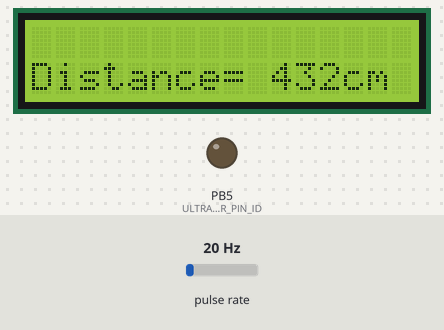
The program below on a simulated ATmega32, built with avr-gcc and emulated at 8 MHz. Parts: 16×2 character LCD, output pins drawn as LEDs (lit = HIGH). Wiring (inferred from the names in the program): pulse sensor: data PD6; character LCD (HD44780): RS PB0; R/W PB1; E PB2; data PA0, PA1, PA2, PA3, PA4, PA5, PA6, PA7. Inputs (shaded band) come from the test bench; at power-on: pulse rate 20 Hz. Pins used as bus, display or sensor lines are not drawn.

Above: at 1.2 s.
1.3 s: pulse rate (sensor on PD6) set to 4 Hz
At 2.1 s:
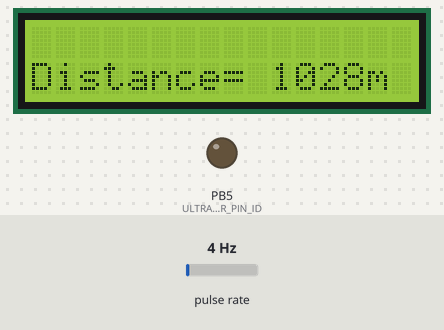
2.9 s: pulse rate (sensor on PD6) set to 50 Hz
At 3.53 s:
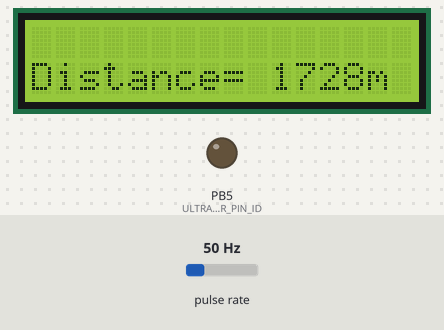
4.6 s: pulse rate (sensor on PD6) set to 100 Hz
At 4.73 s:
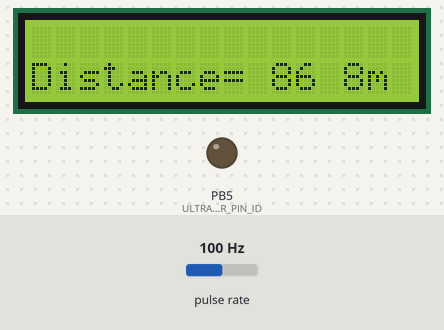
Timing chart, 0 to 7.6 s (numbered marks = the images above; inputs shaded):
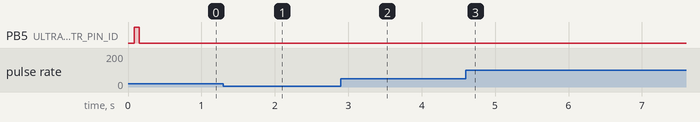

Measured:
- after the input at 1.3 s, the display: changes after 0.15 s (image 1)
- after the input at 2.9 s, the display: first changes after 0.24 s (image 2 shows a later state)
- after the input at 4.6 s, the display: changes after 0.06 s (image 3)

The program:

main.c
```c
/******************************************************************************
*  File name:		main.c
*  Author:			Oct 15, 2022
*  Author:			Ahmed Tarek
*******************************************************************************/

/*******************************************************************************
*                        		Inclusions                                     *
*******************************************************************************/

#include "HAL/LCD/lcd.h"
#include "avr/io.h"
#include "HAL/ULTRASONIC/ultrasonic.h"

/*******************************************************************************
*           					Main Function                                 *
*******************************************************************************/

int main(void)
{
	SREG |= (1<<7); /* Enable the global interrupt */

	LCD_init(); /* initialize the LCD device */
	LCD_displayStringRowColumn(1, 0, "Distance=");
	LCD_displayStringRowColumn(1, 13, "cm");

	ULTRASONIC_init(); /* initialize the ULTRASONIC device */

	while(1)
	{
		uint16 distance = ULTRASONIC_readDistance(); /* Calculate the distance value */

		LCD_moveCursor(1, 10);
		LCD_intgerToString(distance);

		if(distance < 100)
		{
			LCD_displayCharacter(' ');
		}
	}
}
```

lcd.c
```c
/******************************************************************************
*  File name:		lcd.c
*  Author:			Oct 5, 2022
*  Author:			Ahmed Tarek
*******************************************************************************/

/*******************************************************************************
*                        		Inclusions                                     *
*******************************************************************************/

#include "lcd.h"
#include "../../LIB/common_macros.h"
#include "../../MCAL/GPIO/gpio.h"
#include "util/delay.h"

void LCD_init(void)
{
	GPIO_setupPinDirection(LCD_RS_PORT_ID, LCD_RS_PIN_ID, PIN_OUTPUT);
	GPIO_setupPinDirection(LCD_E_PORT_ID, LCD_E_PIN_ID, PIN_OUTPUT);
	GPIO_setupPinDirection(LCD_RW_PORT_ID, LCD_RW_PIN_ID, PIN_OUTPUT);
	GPIO_writePin(LCD_RW_PORT_ID, LCD_RW_PIN_ID, LOGIC_LOW);

	_delay_ms(20);

#if(LCD_DATA_BITS_MODE == 8)

	GPIO_setupPortDirection(LCD_DATA_PORT_ID, PORT_OUTPUT);
	LCD_sendCommand(LCD_TWO_LINES_EIGHT_BITS_MODE);

#elif(LCD_DATA_BITS_MODE == 4)

	GPIO_setupPinDirection(LCD_DATA_PORT_ID, LCD_DB4_PIN_ID, PIN_OUTPUT);
	GPIO_setupPinDirection(LCD_DATA_PORT_ID, LCD_DB5_PIN_ID, PIN_OUTPUT);
	GPIO_setupPinDirection(LCD_DATA_PORT_ID, LCD_DB6_PIN_ID, PIN_OUTPUT);
	GPIO_setupPinDirection(LCD_DATA_PORT_ID, LCD_DB7_PIN_ID, PIN_OUTPUT);

	LCD_sendCommand(LCD_TWO_LINES_FOUR_BITS_MODE_INIT1);
	LCD_sendCommand(LCD_TWO_LINES_FOUR_BITS_MODE_INIT2);

	LCD_sendCommand(LCD_TWO_LINES_FOUR_BITS_MODE);

#endif

	LCD_sendCommand(LCD_CURSOR_OFF); /* cursor off */
	LCD_sendCommand(LCD_CLEAR_COMMAND); /* clear LCD at the beginning */
}

void LCD_sendCommand(uint8 command)
{
	GPIO_writePin(LCD_RS_PORT_ID, LCD_RS_PIN_ID	, LOGIC_LOW); /* Rs = 0 */
	_delay_ms(1);
	GPIO_writePin(LCD_E_PORT_ID, LCD_E_PIN_ID, LOGIC_HIGH); /* Enable = 1 */
	_delay_ms(1);

#if(LCD_DATA_BITS_MODE == 8)

	GPIO_writePort(LCD_DATA_PORT_ID, command); /* write command */
	_delay_ms(1);
	GPIO_writePin(LCD_E_PORT_ID, LCD_E_PIN_ID, LOGIC_LOW); /* Enable = 1 */
	_delay_ms(1);

#elif(LCD_DATA_BITS_MODE == 4)

	GPIO_writePin(LCD_DATA_PORT_ID, LCD_DB4_PIN_ID, GET_BIT(command,4));
	GPIO_writePin(LCD_DATA_PORT_ID, LCD_DB5_PIN_ID, GET_BIT(command,5));
	GPIO_writePin(LCD_DATA_PORT_ID, LCD_DB6_PIN_ID, GET_BIT(command,6));
	GPIO_writePin(LCD_DATA_PORT_ID, LCD_DB7_PIN_ID, GET_BIT(command,7));

	_delay_ms(1);
	GPIO_writePin(LCD_E_PORT_ID, LCD_E_PIN_ID, LOGIC_LOW);
	_delay_ms(1);
	GPIO_writePin(LCD_E_PORT_ID, LCD_E_PIN_ID, LOGIC_HIGH);
	_delay_ms(1);

	GPIO_writePin(LCD_DATA_PORT_ID, LCD_DB4_PIN_ID, GET_BIT(command,0));
	GPIO_writePin(LCD_DATA_PORT_ID, LCD_DB5_PIN_ID, GET_BIT(command,1));
	GPIO_writePin(LCD_DATA_PORT_ID, LCD_DB6_PIN_ID, GET_BIT(command,2));
	GPIO_writePin(LCD_DATA_PORT_ID, LCD_DB7_PIN_ID, GET_BIT(command,3));

	_delay_ms(1);
	GPIO_writePin(LCD_E_PORT_ID, LCD_E_PIN_ID, LOGIC_LOW);
	_delay_ms(1);

#endif
}

void LCD_displayCharacter(uint8 data)
{
	GPIO_writePin(LCD_RS_PORT_ID, LCD_RS_PIN_ID	, LOGIC_HIGH); /* Rs = 0 */
	_delay_ms(1);
	GPIO_writePin(LCD_E_PORT_ID, LCD_E_PIN_ID, LOGIC_HIGH); /* Enable = 1 */
	_delay_ms(1);

#if(LCD_DATA_BITS_MODE == 8)

	GPIO_writePort(LCD_DATA_PORT_ID, data); /* write command */
	_delay_ms(1);
	GPIO_writePin(LCD_E_PORT_ID, LCD_E_PIN_ID, LOGIC_LOW); /* Enable = 1 */
	_delay_ms(1);

#elif(LCD_DATA_BITS_MODE == 4)

	GPIO_writePin(LCD_DATA_PORT_ID, LCD_DB4_PIN_ID, GET_BIT(data,4));
	GPIO_writePin(LCD_DATA_PORT_ID, LCD_DB5_PIN_ID, GET_BIT(data,5));
	GPIO_writePin(LCD_DATA_PORT_ID, LCD_DB6_PIN_ID, GET_BIT(data,6));
	GPIO_writePin(LCD_DATA_PORT_ID, LCD_DB7_PIN_ID, GET_BIT(data,7));

	_delay_ms(1);
	GPIO_writePin(LCD_E_PORT_ID, LCD_E_PIN_ID, LOGIC_LOW);
	_delay_ms(1);
	GPIO_writePin(LCD_E_PORT_ID, LCD_E_PIN_ID, LOGIC_HIGH);
	_delay_ms(1);

	GPIO_writePin(LCD_DATA_PORT_ID, LCD_DB4_PIN_ID, GET_BIT(data,0));
	GPIO_writePin(LCD_DATA_PORT_ID, LCD_DB5_PIN_ID, GET_BIT(data,1));
	GPIO_writePin(LCD_DATA_PORT_ID, LCD_DB6_PIN_ID, GET_BIT(data,2));
	GPIO_writePin(LCD_DATA_PORT_ID, LCD_DB7_PIN_ID, GET_BIT(data,3));

	_delay_ms(1);
	GPIO_writePin(LCD_E_PORT_ID, LCD_E_PIN_ID, LOGIC_LOW);
	_delay_ms(1);

#endif
}

void LCD_displayString(char * string)
{
	for(uint8 i = 0 ; string[i]!='\0' ; i++)
	{
		LCD_displayCharacter(string[i]);
	}
}

void LCD_clearScreen()
{
	LCD_sendCommand(LCD_CLEAR_COMMAND);
}

void LCD_moveCursor(uint8 row,uint8 column)
{
	uint8 LCD_cursorAdress;
	switch(row)
	{
	case 0:
		LCD_cursorAdress = column;
		break;
	case 1:
		LCD_cursorAdress = 0x40 + column;
		break;
	case 2:
		LCD_cursorAdress = 0x10 + column;
		break;
	case 3:
		LCD_cursorAdress = 0x50 + column;
		break;
	}
	LCD_cursorAdress |= LCD_SET_CURSOR_LOCATION ;
	LCD_sendCommand(LCD_cursorAdress);
}

void LCD_displayStringRowColumn(uint8 row , uint8 column , char * string)
{
	LCD_moveCursor(row,column);
	LCD_displayString(string);
}

void LCD_intgerToString(int number)
{
	char buffer[16];
	itoa(number,buffer,10);
	LCD_displayString(buffer);
}
```

lcd.h
```c
/******************************************************************************
*  File name:		lcd.h
*  Author:			Oct 5, 2022
*  Author:			Ahmed Tarek
*******************************************************************************/

#ifndef LCD_H_
#define LCD_H_

/*******************************************************************************
*                        		Inclusions                                     *
*******************************************************************************/

#include "../../LIB/std_types.h"


/*******************************************************************************
*                        		Definitions                                    *
*******************************************************************************/

#define LCD_DATA_BITS_MODE	8

#if((LCD_DATA_BITS_MODE != 4) && (LCD_DATA_BITS_MODE != 8))

#error "Number of Data bits should be 4 or 8"

#endif

#define LCD_RS_PORT_ID				PORTB_ID
#define LCD_RS_PIN_ID				PIN0_ID

#define LCD_E_PORT_ID				PORTB_ID
#define LCD_E_PIN_ID				PIN2_ID

#define LCD_RW_PORT_ID				PORTB_ID
#define LCD_RW_PIN_ID				PIN1_ID

#define LCD_DATA_PORT_ID			PORTA_ID

#if (LCD_DATA_BITS_MODE == 4)

#define LCD_DB4_PIN_ID                 PIN3_ID
#define LCD_DB5_PIN_ID                 PIN4_ID
#define LCD_DB6_PIN_ID                 PIN5_ID
#define LCD_DB7_PIN_ID                 PIN6_ID

#endif

/* LCD Commands */
#define LCD_CLEAR_COMMAND                    0x01
#define LCD_GO_TO_HOME                       0x02
#define LCD_TWO_LINES_EIGHT_BITS_MODE        0x38
#define LCD_TWO_LINES_FOUR_BITS_MODE         0x28
#define LCD_TWO_LINES_FOUR_BITS_MODE_INIT1   0x33
#define LCD_TWO_LINES_FOUR_BITS_MODE_INIT2   0x32
#define LCD_CURSOR_OFF                       0x0C
#define LCD_CURSOR_ON                        0x0E
#define LCD_SET_CURSOR_LOCATION              0x80

/*******************************************************************************
*                      Functions Prototypes                                   *
*******************************************************************************/

void LCD_sendCommand(uint8 command);

void LCD_init(void);

void LCD_displayCharacter(uint8 data);

void LCD_displayString(char * string);

void LCD_clearScreen();

void LCD_moveCursor(uint8 row,uint8 column);

void LCD_displayStringRowColumn(uint8 row , uint8 column , char * string);

void LCD_intgerToString(int number);

#endif /* LCD_H_ */
```

ultrasonic.c
```c
/******************************************************************************
*  File name:		ultrasonic.c
*  Author:			Oct 15, 2022
*  Author:			Ahmed Tarek
*******************************************************************************/

/*******************************************************************************
*                        		Inclusions                                     *
*******************************************************************************/

#include "ultrasonic.h"
#include "../../MCAL/ICU/icu.h"
#include "../../MCAL/GPIO/gpio.h"
#include "util/delay.h"

/*******************************************************************************
*                           Global Variables                                  *
*******************************************************************************/

/* Global static to make it's scope in this file only */
static uint8 g_edgeCount = 0; /* Variable used to process the edge and calculate the high time of it */
static uint16 g_highTime = 0; /* Variable used to store the high time of the edge on it */

/*******************************************************************************
*                      Functions Definitions                                   *
*******************************************************************************/

/*******************************************************************************
* Function Name:		ULTRASONIC_init
* Description:			Function to initialize the ULTRASONIC device and its pins
********************************************************************************/

void ULTRASONIC_init(void)
{
	GPIO_setupPinDirection(ULTRASONIC_TR_PORT_ID, ULTRASONIC_TR_PIN_ID, PIN_OUTPUT); /* TR is output pin */
	GPIO_writePin(ULTRASONIC_TR_PORT_ID, ULTRASONIC_TR_PIN_ID, LOGIC_HIGH); /* TR = 0 in idle case */
	GPIO_setupPinDirection(ULTRASONIC_EKKO_PORT_ID, ULTRASONIC_EKKO_PIN_ID, PIN_INPUT); /* EKKO is input pin */

	ICU_ConfigType Config = {F_CPU_8,RISING}; /* Structure that have configuration we want */

	ICU_setCallBack(ULTRASONIC_edgeProcessing); /* Setting the call back function to be ULTRASONIC_edgeProcessing */
	ICU_init(&Config);  /* configure the ICU to detect rising edge with frequency = F_CPU/8 */

}

/*******************************************************************************
* Function Name:		ULTRASONIC_Trigger
* Description:			Function to trigger the ULTRASONIC device to start measuring
********************************************************************************/

void ULTRASONIC_Trigger(void)
{
	_delay_ms(60); /* As we have to wait at least 50ms before sending the next trigger */

	/* Trigger the ULTRASONIC device by writing high voltage in TR pin for 10 us */
	GPIO_writePin(ULTRASONIC_TR_PORT_ID, ULTRASONIC_TR_PIN_ID, LOGIC_HIGH);
	_delay_us(20); /*sending high voltage in the pin for 10us to trigger the module, we set it for 20 to be in safe zone*/
	GPIO_writePin(ULTRASONIC_TR_PORT_ID, ULTRASONIC_TR_PIN_ID, LOGIC_LOW);
}

/*******************************************************************************
* Function Name:		ULTRASONIC_readDistance
* Description:			Function to calculate the distance from the high time of the edge
********************************************************************************/

uint16 ULTRASONIC_readDistance(void)
{
	uint16 distance;

	ULTRASONIC_Trigger(); /* Send trigger  pulse */

	while(g_edgeCount < 2){} /* Polling until ULTRASONIC_edgeProcessing function calculate the high time */

	distance = (uint16)(g_highTime*0.0173) ;

	return distance;
}

/*******************************************************************************
* Function Name:		ULTRASONIC_edgeProcessing
* Description:			Call back function for the ICU interrupt to calculate high time for the edge
********************************************************************************/

void ULTRASONIC_edgeProcessing(void)
{
	g_edgeCount++;
	if(g_edgeCount == 1)
	{
		ICU_clearTimerValue(); /* To start counting From zero */
		ICU_setEdgeDetectionType(FALLING); 	/* Detect falling edge */
	}
	else if(g_edgeCount == 2)
	{
		g_highTime = ICU_getInputCaptureValue(); /* ICR1 - 0 */
		ICU_setEdgeDetectionType(RISING); 	/* Detect Rising edge */
	}
	else
	{
		g_edgeCount = 0;
	}
}
```

ultrasonic.h
```c
/******************************************************************************
*  File name:		ultrasonic.h
*  Author:			Oct 15, 2022
*  Author:			Ahmed Tarek
*******************************************************************************/

#ifndef HAL_ULTRASONIC_ULTRASONIC_H_
#define HAL_ULTRASONIC_ULTRASONIC_H_

/*******************************************************************************
*                        		Inclusions                                     *
*******************************************************************************/

#include "../../LIB/std_types.h"

/*******************************************************************************
*                        		Definitions                                    *
*******************************************************************************/

#define ULTRASONIC_TR_PORT_ID			PORTB_ID
#define ULTRASONIC_TR_PIN_ID			PIN5_ID

#define ULTRASONIC_EKKO_PORT_ID			PORTD_ID
#define ULTRASONIC_EKKO_PIN_ID			PIN6_ID

/*******************************************************************************
*                      Functions Prototypes                                   *
*******************************************************************************/

/*******************************************************************************
* Function Name:		ULTRASONIC_init
* Description:			Function to initialize the ULTRASONIC device and its pins
* Parameters (in):    	None
* Parameters (out):   	None
* Return value:      	void
********************************************************************************/

void ULTRASONIC_init(void);

/*******************************************************************************
* Function Name:		ULTRASONIC_Trigger
* Description:			Function to trigger the ULTRASONIC device to start measuring
* Parameters (in):    	None
* Parameters (out):   	None
* Return value:      	void
********************************************************************************/

void ULTRASONIC_Trigger(void);

/*******************************************************************************
* Function Name:		ULTRASONIC_readDistance
* Description:			Function to calculate the distance from the high time of the edge
* Parameters (in):    	None
* Parameters (out):   	distance value
* Return value:      	uint16
********************************************************************************/

uint16 ULTRASONIC_readDistance(void);

/*******************************************************************************
* Function Name:		ULTRASONIC_edgeProcessing
* Description:			Call back function for the ICU interrupt to calculate high time for the edge
* Parameters (in):    	None
* Parameters (out):   	None
* Return value:      	void
********************************************************************************/

void ULTRASONIC_edgeProcessing(void);

#endif /* HAL_ULTRASONIC_ULTRASONIC_H_ */
```

common_macros.h
```c
/******************************************************************************
*  File name:		common_macros.h
*  Author:			Oct 5, 2022
*  Author:			Ahmed Tarek
*******************************************************************************/

#ifndef COMMON_MACROS
#define COMMON_MACROS

/* Set a certain bit in any register */
#define SET_BIT(REG,BIT) (REG|=(1<<BIT))

/* Clear a certain bit in any register */
#define CLEAR_BIT(REG,BIT) (REG&=(~(1<<BIT)))

/* Toggle a certain bit in any register */
#define TOGGLE_BIT(REG,BIT) (REG^=(1<<BIT))

/* Rotate right the register value with specific number of rotates */
#define ROR(REG,num) ( REG= (REG>>num) | (REG<<(8-num)) )

/* Rotate left the register value with specific number of rotates */
#define ROL(REG,num) ( REG= (REG<<num) | (REG>>(8-num)) )

/* Check if a specific bit is set in any register and return true if yes */
#define BIT_IS_SET(REG,BIT) ( REG & (1<<BIT) )

/* Check if a specific bit is cleared in any register and return true if yes */
#define BIT_IS_CLEAR(REG,BIT) ( !(REG & (1<<BIT)) )

/* Get specific bit value */
#define GET_BIT(REG,BIT)	( ( REG >> BIT ) & 0x01 )

#endif
```

std_types.h
```c
/******************************************************************************
*  File name:		std_types.h
*  Author:			Oct 5, 2022
*  Author:			Ahmed Tarek
*******************************************************************************/

#ifndef STD_TYPES_H_
#define STD_TYPES_H_

/* Boolean Data Type */
typedef unsigned char boolean;

/* Boolean Values */
#ifndef FALSE
#define FALSE       (0u)
#endif
#ifndef TRUE
#define TRUE        (1u)
#endif

#define LOGIC_HIGH        (1u)
#define LOGIC_LOW         (0u)

#define NULL_PTR    ((void*)0)

typedef unsigned char         uint8;          /*           0 .. 255              */
typedef signed char           sint8;          /*        -128 .. +127             */
typedef unsigned short        uint16;         /*           0 .. 65535            */
typedef signed short          sint16;         /*      -32768 .. +32767           */
typedef unsigned long         uint32;         /*           0 .. 4294967295       */
typedef signed long           sint32;         /* -2147483648 .. +2147483647      */
typedef unsigned long long    uint64;         /*       0 .. 18446744073709551615  */
typedef signed long long      sint64;         /* -9223372036854775808 .. 9223372036854775807 */
typedef float                 float32;
typedef double                float64;

#endif /* STD_TYPE_H_ */
```

Source omitted: gpio.c (6101 bytes), gpio.h (3744 bytes), icu.c (2403 bytes), icu.h (4535 bytes)
